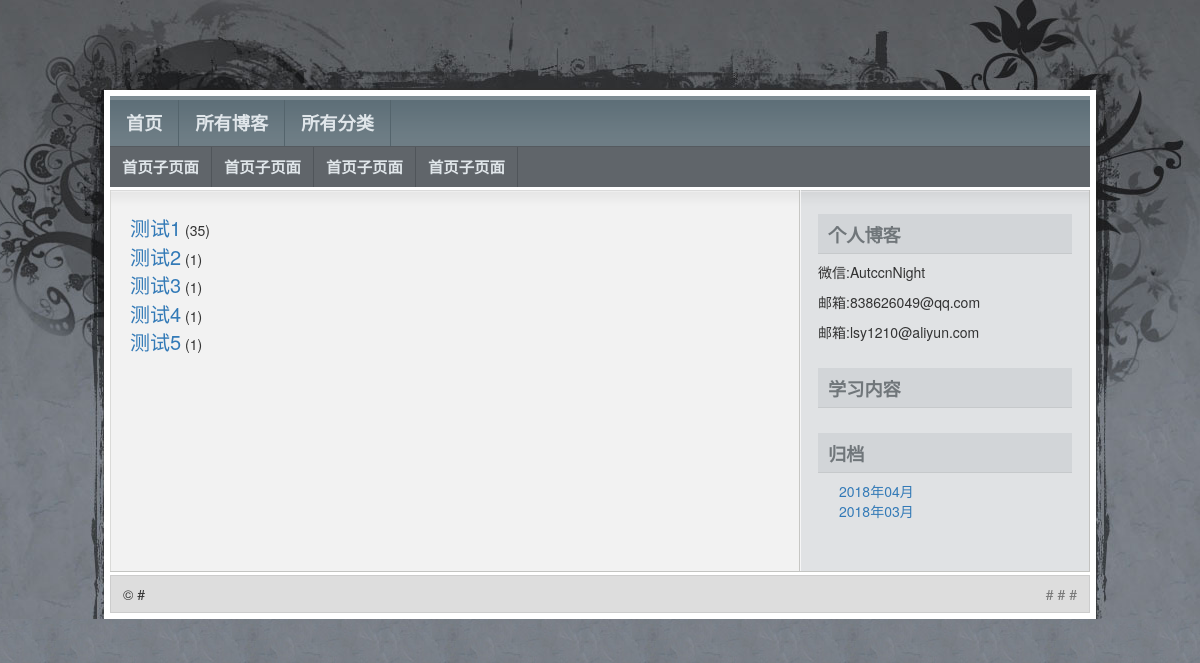
The page /blog/all_categorys.html/ on the database as committed earlier.
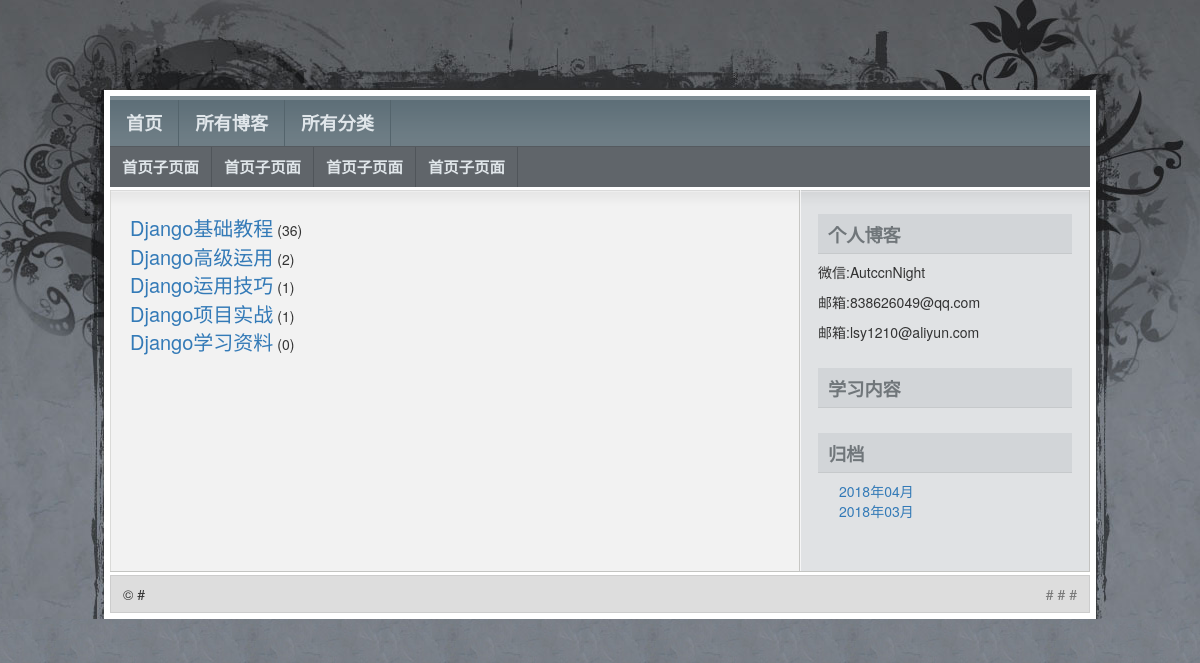
The same page on the database as committed later.
### blog/models.py (models this page shows, shortened)
class BlogType(models.Model):
    type_name = models.CharField(max_length=50,verbose_name='类型名称')
    base_type = models.ForeignKey(BaseType,null=True,on_delete = models.DO_NOTHING)
    class Meta:
        verbose_name = "博客细类型"
        verbose_name_plural = verbose_name

### blog/views.py (the view)
# urls.py: path('all_categorys.html/', views.all_categorys, name='all_categorys'),
def all_categorys(request):
    return render(request,'all_categorys.html',locals())

### blog/views.py (called while the page is built)
def gobal(request):
    base_types = BaseType.objects.all()
    ''' 获取所有的细分类'''
    all_categorys = BlogType.objects.all()
    ''
    ''' 获取大分类下的细分类'''
    ''' 获取所有的日期'''
    all_dates = Blog.objects.dates("created_time", 'month', order='DESC')
    ''' 获取所有的文章'''
    all_blogs = Blog.objects.all().order_by('-created_time')
    ''' 获取最近五篇文章'''
    recent_blogs = all_blogs[:5]
    '''dates(field, kind, order='ASC')三个参数为：字段，类型，和排序方法，ASC（正序）和DESC（倒序）'''
    all_dates = Blog.objects.dates("created_time", 'month', order='DESC')
    return locals()

### mysite/views.py (called while the page is built)
def gobal(request):
    base_types = BaseType.objects.all()
    ''' 获取所有的细分类'''
    all_categorys = BlogType.objects.all()
    ''' 获取所有的日期'''
    all_dates = Blog.objects.dates("created_time", 'month', order='DESC')
    ''' 获取所有的文章'''
    all_blogs = Blog.objects.all().order_by('-created_time')
    ''' 获取最近五篇文章'''
    recent_blogs = all_blogs[:5]
    '''dates(field, kind, order='ASC')三个参数为：字段，类型，和排序方法，ASC（正序）和DESC（倒序）'''
    all_dates = Blog.objects.dates("created_time", 'month', order='DESC')
    return locals()

### templates/all_categorys.html (shortened to what this page needs)
{% extends 'index.html' %}
{% load static from staticfiles %}
{% block left %}
    <div class="left" id="content_wrapper">
				<div id="content">
				{% for category in all_categorys %}
                <div>
                    <a href="{% url 'blog:category_blogs' category.pk %}"><span class="blogtitle">{{ category.type_name }}</span></a>&nbsp;({{ category.blog_set.count }})
                    <br>
                </div>
            	{% endfor %}
				</div>
			</div>
{% endblock %}

Rows that differ between the two databases and show on the page:
changed BlogType: type_name "测试1" → "Django基础教程"; blog_set.count "35" → "36"
changed BlogType: type_name "测试2" → "Django高级运用"; blog_set.count "1" → "2"
changed BlogType: type_name "测试3" → "Django运用技巧"
changed BlogType: type_name "测试4" → "Django项目实战"
changed BlogType: type_name "测试5" → "Django学习资料"; blog_set.count "1" → "0"
